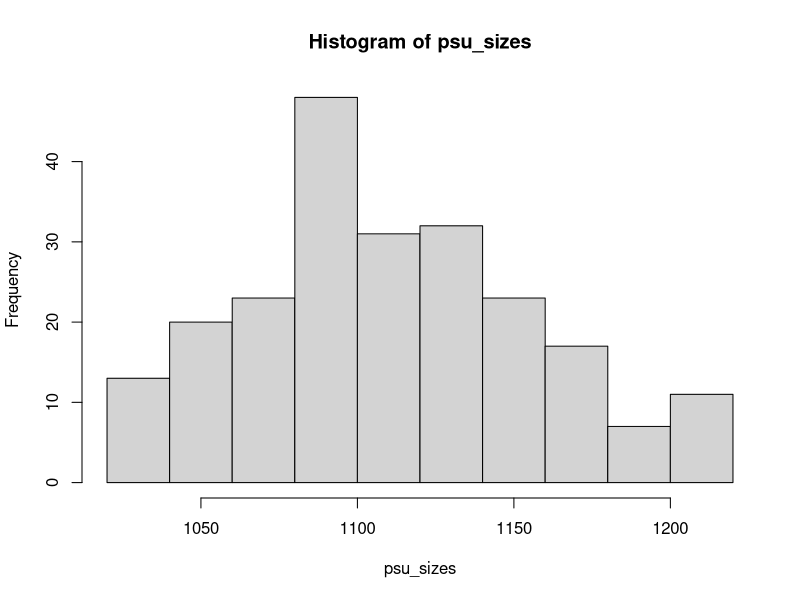

Recreate this plot in R. (Note: this script raises an error after producing the figure.)
## ---- chunk 1
rm(list = ls())

library(dplyr)
library(ggplot2)
library(sampling)

## ---- chunk 2

# Population
N <- 250000  # Taille de la population
prevalence <- 0.005  # Prévalence de la maladie

# Définir la taille de la grille
grid_size <- 15
M <- grid_size^2  # Nombre total de PSU

# Générer les coordonnées x et y
x_coords <- runif(N, min = 0, max = 1000) 
y_coords <- runif(N, min = 0, max = 1000)
coord_ind <- data.frame(cbind(x_coords,y_coords))

# Assigner les unités aux PSU basés sur une grille
x_grid <- cut(x_coords, breaks = seq(0, 1000, length.out = grid_size + 1), labels = FALSE)
y_grid <- cut(y_coords, breaks = seq(0, 1000, length.out = grid_size + 1), labels = FALSE)
PSU <- (x_grid - 1) * grid_size + y_grid
coord_ind$PSU <- PSU # on ajoute la correspondance des PSU
taille_psu <- data.frame(table(PSU))
taille_psu$PSU <- as.numeric(taille_psu$PSU)
coord_ind <- full_join(coord_ind, taille_psu, by = "PSU") # on ajoute la taille de chaque PSU
colnames(coord_ind)[4] <- "taille"




#########################################
# Générer les tailles des PSU selon une loi normale tronquée
set.seed(123)  # Pour reproductibilité
sigma <- 50 # une variance trop petite ne permet pas d'avoir un écart de taille suffisament important
psu_sizes <- pmax(pmin(rnorm(M, mean = 1111, sd = sigma), 1208), 1034)
hist(psu_sizes)
sum(psu_sizes)
test
#########################################
### Question : Comment contrôler la taille des PSU en respectant la simulation par grille 



# Générer une population malade selon la prévalence
coord_ind$malade <- rbinom(N, size = 1, prob = prevalence)
### Question : La génération des cas de malade est-elle vraiment aléatoire ? 
  


#########################################
#### Clustering #########################
#########################################


# Fonction pour calculer le coefficient de variation intra-domaine k
calculate_intra_domain_variation <- function(psu_positive_rates, psu_sizes) {
  # Moyenne pondérée des taux de positivité
  mean_rate <- sum(psu_positive_rates * psu_sizes) / sum(psu_sizes)
  
  # Variance intra-domaine
  variance <- sum(psu_sizes * (psu_positive_rates - mean_rate)^2) / sum(psu_sizes)
  
  # Coefficient de variation k
  k <- sqrt(variance) / mean_rate
  return(k)
}

# Créer un vecteur de comptage des malades par PSU
cases_per_psu <- coord_ind %>% 
  group_by(PSU) %>% 
  filter(malade == 1) %>%
  summarise(nbr_cas = n()) # certaines PSU ne possèdent aucun cas

cases_per_psu <- full_join(cases_per_psu, taille_psu, by = "PSU")

# Calculer le taux de malades par PSU
rates_per_psu <- cases_per_psu$nbr_cas / cases_per_psu$Freq

# Information des PSU
psu_info <- data.frame(
  PSU = 1:M, 
  Size = taille_psu$Freq, 
  Cases = cases_per_psu$nbr_cas,
  Rate = rates_per_psu
)



# Fonction de création des scénarios
create_scenarios <- function(cluster_levels, M, psu_sizes, base_prevalence, num_clusters = 3) {
  scenarios <- list()  # Liste pour stocker les scénarios
  
  # Tirer au hasard les indices des clusters (fixe à 3)
  cluster_indices <- sample(1:M, num_clusters, replace = FALSE)
  
  for (clustering in cluster_levels) {
    # Initialiser les taux de cas positifs avec la prévalence de base
    psu_positive_rates <- rep(base_prevalence, M)
    
    # Augmenter les taux de cas positifs dans les clusters sélectionnés
    psu_positive_rates[cluster_indices] <- psu_positive_rates[cluster_indices] + 0.05 * clustering
    
    # Normaliser pour conserver la prévalence moyenne globale
    adjustment_factor <- base_prevalence / mean(psu_positive_rates)
    psu_positive_rates <- psu_positive_rates * adjustment_factor
    
    # Calculer le coefficient de variation intra-domaine k
    k <- calculate_intra_domain_variation(psu_positive_rates, psu_sizes)
    
    # Stocker le scénario
    scenarios[[paste0(clustering * 100, "%")]] <- list(rates = psu_positive_rates, k = k)
  }
  
  return(scenarios)  # Retourner les scénarios générés
}


# Définir les niveaux de regroupement des cas positifs (0%, 30%, 40%, 50%, 60%, 70%)
cluster_levels <- c(0, 0.3, 0.4, 0.5, 0.6, 0.7)


# Création des scénarios
scenarios <- create_scenarios(
  cluster_levels = cluster_levels,
  M = 225,
  psu_sizes = psu_info$Size,  
  base_prevalence = 0.005
)

# Créer une matrice pour les coordonnées des PSU dans la grille
psu_coords <- expand.grid(x = 1:grid_size, y = 1:grid_size)

# Préparer les données pour chaque scénario
all_sick_coords <- data.frame(x = numeric(0), y = numeric(0), scenario = character(0))

# Pour chaque scénario, calculer les cas malades
for (scen_name in names(scenarios)) {
  psu_positive_rates <- scenarios[[scen_name]]$rates
  sick_coords <- data.frame(x = numeric(0), y = numeric(0))
  
  for (i in 1:M) {
    num_sick <- rbinom(1, size = psu_info[i, "Size"], prob = psu_positive_rates[i])
    if (num_sick > 0) {
      # Coordonnées de la PSU dans l'espace 1000x1000
      x_start <- (psu_coords$x[i] - 1) * (1000 / grid_size)
      y_start <- (psu_coords$y[i] - 1) * (1000 / grid_size)
      x_end <- psu_coords$x[i] * (1000 / grid_size)
      y_end <- psu_coords$y[i] * (1000 / grid_size)
      
      # Générer les coordonnées des malades aléatoirement dans la PSU
      x_pos <- runif(num_sick, min = x_start, max = x_end)
      y_pos <- runif(num_sick, min = y_start, max = y_end)
      
      # Ajouter les coordonnées des malades
      sick_coords <- rbind(sick_coords, data.frame(x = x_pos, y = y_pos))
    }
  }
  
  # Ajouter le scénario au dataframe
  sick_coords$scenario <- scen_name  
  all_sick_coords <- rbind(all_sick_coords, sick_coords)
}

# Visualiser les cas malades pour chaque scénario
library(ggplot2)
ggplot(all_sick_coords, aes(x = x, y = y)) +
  geom_point(color = "black", size = 0.5) +
  facet_wrap(~scenario, ncol = 3) +  # Crée une grille de graphiques
  labs(title = "Cas malades par scénario de regroupement", x = "Coordonnée X", y = "Coordonnée Y") +
  theme_minimal()



## ---- chunk 3

# Identifier les individus malades
malades_indices <- which(y == 1)

# Extraire les coordonnées et PSU des individus malades
malades_data <- data.frame(
  Index = malades_indices,
  X = x_coords[malades_indices],
  Y = y_coords[malades_indices],
  PSU = PSU[malades_indices]
)


# Define inclusion probabilities using PoSA method
# Adjust probabilities to account for clustering and total size
inclusion_probabilities <- (27 * Nh) / sum(Nh)

# Tirage des PSU

PSU_sample <- pps.sampling(Nh, 27, id = 1:225, method = 'sampford', return.PI = FALSE) # à tester sur le cluster


# Initialize variables
selected <- rep(0, N)  # Indicator vector for selected units
selection_prob <- inclusion_probabilities  # Initialize selection probabilities



###### 3 ) Comment sélectionner ou non la première PSU suite a inclusion_probabilities initial ? 





### PoSA sampling process : processus de sélection up-and-down
for (i in 1:(N - 1)) {
  # Step 1: Decide whether to select the current unit i (à vérifier)
  selected[i] <- rbinom(1, size = 1, prob = selection_prob[i])

  # Step 2: Update the probability for the next unit based on the adaptive rule
  if (selected[i] == 1 && Y[i] == 1) {
    # If unit i is selected and satisfies condition D, set the next unit's probability to 1
    selection_prob[i + 1] <- 1
  } else {
    # Otherwise, keep the next unit's probability unchanged
    selection_prob[i + 1] <- initial_prob[i + 1]
  }
}





### CPoSa sampling process 
cposa_sampling <- function(N, n_min, positive_cases, initial_probs) {
  # N : Nombre total d'unités dans la population
  # n_min : Taille minimale de l'échantillon
  # positive_cases : Indicateur des cas positifs (vecteur binaire de longueur N)
  # initial_probs : Probabilités initiales d'inclusion, somme égale à n_min

  if (sum(initial_probs) != n_min) {
    stop("La somme des probabilités initiales doit être égale à n_min.")
  }

  # Initialisation
  selection_probs <- initial_probs
  sample_selected <- rep(0, N) # Vecteur pour suivre les unités sélectionnées

  for (i in 1:N) {
    # Sélectionner l'unité avec la probabilité actuelle
    selected <- rbinom(1, 1, selection_probs[i])
    sample_selected[i] <- selected

    # Mettre à jour les probabilités si l'unité n'est pas incluse
    if (i < N) {
      if (selected == 1 && positive_cases[i] == 1) {
        # Inclusion certaine pour la prochaine unité si positif détecté
        selection_probs[i + 1] <- 1
      } else {
        # Mise à jour des probabilités pour les unités suivantes
        selection_probs[(i + 1):N] <- pmax(0, pmin(
          selection_probs[(i + 1):N] - selected - selection_probs[i] / (N - i),
          1
        ))
      }
    }

    # S'assurer que la taille minimale de l'échantillon est respectée
    if (sum(sample_selected) < n_min && i >= n_min) {
      selection_probs[(i + 1):N] <- pmax(
        selection_probs[(i + 1):N],
        (n_min - sum(sample_selected)) / (N - i)
      )
    }
  }

  return(which(sample_selected == 1)) # Indices des unités sélectionnées
}

# Exemple d'utilisation
           # Taille minimale de l'échantillon
positive_cases <- sample(c(0, 1), N, replace = TRUE, prob = c(0.9, 0.1)) # Cas positifs
initial_probs <- rep(n_min / N, N) # Probabilités initiales uniformes

# Exécuter le CPoSA
sample <- cposa_sampling(N, 27, positive_cases, initial_probs)

# Résultats
cat("Unités sélectionnées :", sample, "\n")
cat("Taille de l'échantillon final :", length(sample), "\n")























# Generate 3 clusters with increasing clustering factors
cluster_centers <- data.frame(
  x = runif(3, min = 0, max = 1000),
  y = runif(3, min = 0, max = 1000)
)
cluster_labels <- apply(cbind(x_coords, y_coords), 1, function(coord) {
  which.min(sqrt((coord[1] - cluster_centers$x)^2 + (coord[2] - cluster_centers$y)^2))
})

# Define clustering factors and simulate scenarios
clustering_factors <- c(0.3, 0.4, 0.47, 0.6, 0.7)  # Increasing clustering
scenarios <- list()

for (k in seq_along(clustering_factors)) {
  y_clustered <- y  # Copy baseline data
  for (i in 1:3) {  # Iterate over 3 clusters
    cluster_members <- which(cluster_labels == i)
    y_clustered[cluster_members] <- rbinom(
      length(cluster_members), size = 1,
      prob = prevalence * (1 + clustering_factors[k])
    )
  }
  scenarios[[k]] <- y_clustered
}

# Calculate coefficient of intra-area variation (k)
k_values <- numeric(length(scenarios))

for (k in seq_along(scenarios)) {
  scenario <- scenarios[[k]]
  cluster_means <- tapply(scenario, cluster_labels, mean)
  overall_mean <- mean(scenario)
  between_area_variance <- mean((cluster_means - overall_mean)^2)
  k_values[k] <- between_area_variance / overall_mean
}


















### Monte Carlo simulation
num_runs <- 5000
mc_results <- matrix(0, nrow = num_runs, ncol = length(scenarios))

for (run in 1:num_runs) {
  for (k in seq_along(scenarios)) {
    scenario <- scenarios[[k]]
    mc_sample <- sample(1:N, size = 1000, prob = inclusion_probabilities)
    mc_results[run, k] <- mean(scenario[mc_sample])
  }
}










# Visualization of clustering scenarios
library(ggplot2)
scenario_data <- data.frame(
  x = x_coords, y = y_coords, cluster = factor(cluster_labels), outcome = y
)

p <- ggplot(scenario_data, aes(x = x, y = y, color = cluster)) +
  geom_point(alpha = 0.6) +
  labs(title = "Spatial Clustering of TB Cases", x = "X Coordinate", y = "Y Coordinate") +
  theme_minimal()

print(p)

# Results
cat("Coefficient of intra-area variation (k) for each scenario:", k_values, "\n")



## ---- chunk 4

# Paramètres
N <- 250000  # Taille de la population
prevalence <- 0.005  # Prévalence de la maladie
grid_size <- 15  # Taille de la grille PSU (15x15)

# 1. Générer les coordonnées x et y des individus (uniformément réparties dans un carré de taille 1000x1000)
set.seed(123)  # Pour reproductibilité
x_coords <- runif(N, min = 0, max = 1000)  # Coordonnées x
y_coords <- runif(N, min = 0, max = 1000)  # Coordonnées y

# 2. Assigner chaque individu à une PSU dans la grille 15x15
# Les coordonnées doivent rester dans les limites des PSU. 
# Chaque PSU couvre un carré de taille (1000 / 15) = 66.66
x_grid <- cut(x_coords, breaks = seq(0, 1000, length.out = grid_size + 1), labels = FALSE, include.lowest = TRUE)
y_grid <- cut(y_coords, breaks = seq(0, 1000, length.out = grid_size + 1), labels = FALSE, include.lowest = TRUE)
PSU <- (x_grid - 1) * grid_size + y_grid  # PSU (Unités primaires)
psu_sizes <- data.frame(table(PSU)) # taille diffèrent légèrement

# 3. Générer l'état de la maladie pour chaque individu (0 = non malade, 1 = malade)
disease_status <- rbinom(N, size = 1, prob = prevalence)
range(psu_sizes$Freq)

# 4. Filtrer les individus malades
sick_coords <- data.frame(
  x = x_coords[disease_status == 1],  # Coordonnées X des malades
  y = y_coords[disease_status == 1]   # Coordonnées Y des malades
)

# 5. Créer un graphique avec les individus malades, en utilisant ggplot2
library(ggplot2)

# Affichage de la grille PSU avec les malades représentés en noir
ggplot() +
  geom_point(data = sick_coords, aes(x = x, y = y), color = "black", size = 0.5) +  # Cas malades en noir
  geom_tile(data = expand.grid(x = 1:grid_size, y = 1:grid_size), 
            aes(x = x * 66.66 - 33.33, y = y * 66.66 - 33.33), 
            fill = NA, color = "gray") +  # Dessiner la grille
  labs(title = "Cas malades par PSU", x = "Coordonnée X", y = "Coordonnée Y") +
  theme_minimal() +
  theme(aspect.ratio = 1)  # Maintenir l'aspect ratio carré
